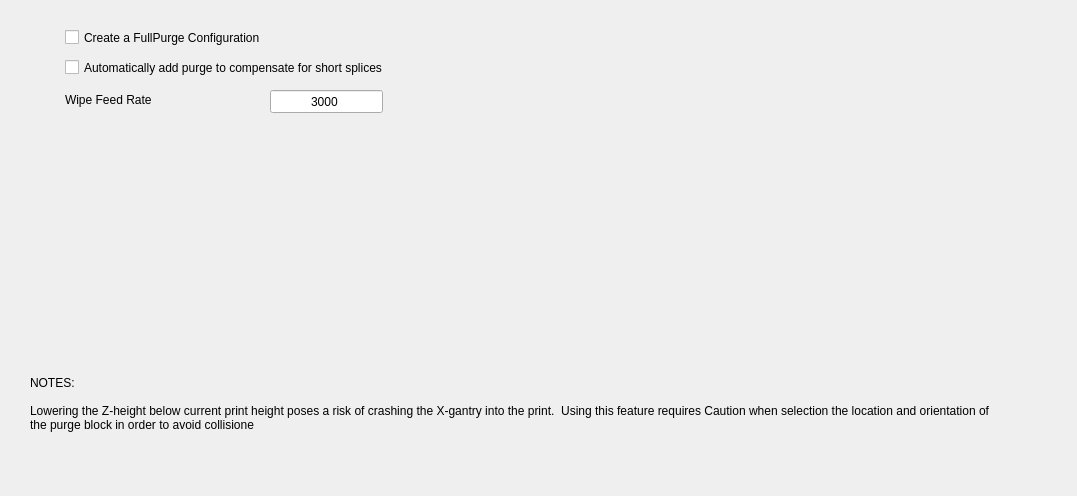
      <widget class="QWidget" name="page_5">
       <property name="geometry">
        <rect>
         <x>0</x>
         <y>0</y>
         <width>1077</width>
         <height>496</height>
        </rect>
       </property>
       <attribute name="label">
        <string>Full Purge Configuration</string>
       </attribute>
       <widget class="QLabel" name="label_20">
        <property name="geometry">
         <rect>
          <x>30</x>
          <y>350</y>
          <width>971</width>
          <height>121</height>
         </rect>
        </property>
        <property name="text">
         <string>NOTES:

Lowering the Z-height below current print height poses a risk of crashing the X-gantry into the print.  Using this feature requires Caution when selection the location and orientation of the purge block in order to avoid collisione
</string>
        </property>
        <property name="textFormat">
         <enum>Qt::PlainText</enum>
        </property>
        <property name="wordWrap">
         <bool>true</bool>
        </property>
       </widget>
       <widget class="QCheckBox" name="fullpurge_enable">
        <property name="geometry">
         <rect>
          <x>65</x>
          <y>25</y>
          <width>926</width>
          <height>25</height>
         </rect>
        </property>
        <property name="toolTip">
         <string>Create a full purge reduction setup file</string>
        </property>
        <property name="text">
         <string>Create a FullPurge Configuration</string>
        </property>
       </widget>
       <widget class="QCheckBox" name="fp_autoadd">
        <property name="geometry">
         <rect>
          <x>65</x>
          <y>55</y>
          <width>926</width>
          <height>25</height>
         </rect>
        </property>
        <property name="toolTip">
         <string>Automatically add extra purge if short splices are detected</string>
        </property>
        <property name="text">
         <string>Automatically add purge to compensate for short splices</string>
        </property>
       </widget>
       <widget class="QLabel" name="label_9">
        <property name="geometry">
         <rect>
          <x>65</x>
          <y>90</y>
          <width>206</width>
          <height>20</height>
         </rect>
        </property>
        <property name="text">
         <string>Wipe Feed Rate</string>
        </property>
       </widget>
       <widget class="QLineEdit" name="fp_wipefeedrate">
        <property name="geometry">
         <rect>
          <x>270</x>
          <y>90</y>
          <width>113</width>
          <height>23</height>
         </rect>
        </property>
        <property name="toolTip">
         <string>Wipe rate at which theourge tower will be printed.  
First layer will always happen at 1200mm/min 
to assure proper bed adhesion</string>
        </property>
        <property name="inputMask">
         <string>99999</string>
        </property>
        <property name="text">
         <string>3000</string>
        </property>
        <property name="alignment">
         <set>Qt::AlignCenter</set>
        </property>
       </widget>
      </widget>
